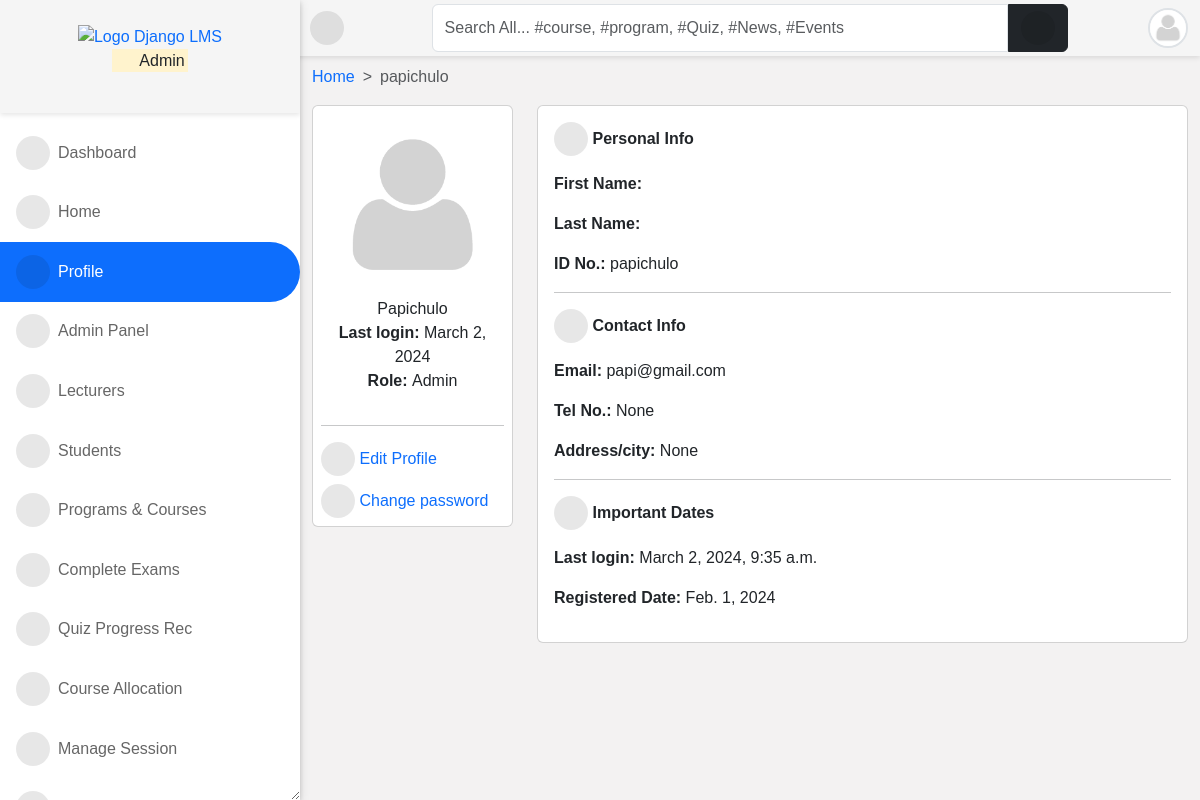
The app's page /accounts/profile/ (signed in), older data.
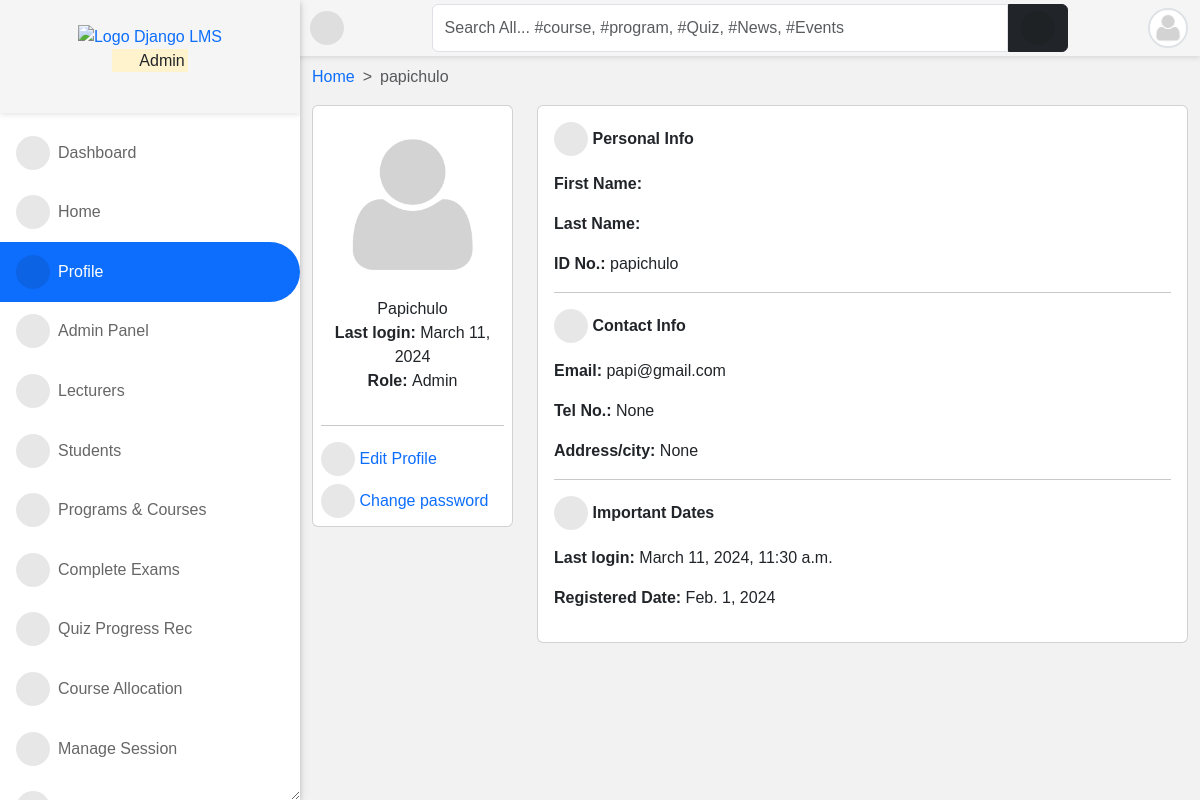
The same page, newer data.
### accounts/models.py (models this page shows, shortened)
class User(AbstractUser):
    is_student = models.BooleanField(default=False)
    is_lecturer = models.BooleanField(default=False)
    is_parent = models.BooleanField(default=False)
    is_dep_head = models.BooleanField(default=False)
    phone = models.CharField(max_length=60, blank=True, null=True)
    address = models.CharField(max_length=60, blank=True, null=True)
    picture = models.ImageField(
        upload_to="profile_pictures/%y/%m/%d/", default="default.png", null=True
    )
    email = models.EmailField(blank=True, null=True)
    username_validator = ASCIIUsernameValidator()
    objects = CustomUserManager()
    class Meta:
        ordering = ("-date_joined",)
    @property
    def get_full_name(self):
        full_name = self.username
        if self.first_name and self.last_name:
            full_name = self.first_name + " " + self.last_name
        return full_name
    @property
    def get_user_role(self):
        if self.is_superuser:
            role = "Admin"
        elif self.is_student:
            role = "Student"
        elif self.is_lecturer:
            role = "Lecturer"
        elif self.is_parent:
            role = "Parent"
        return role

### accounts/views.py (the view, shortened to what this page needs)
# urls.py: path("profile/", profile, name="profile"),
@login_required
def profile(request):
    current_session = Session.objects.filter(is_current_session=True).first()
    current_semester = Semester.objects.filter(
        is_current_semester=True, session=current_session
    ).first()
    if request.user.is_lecturer:
        courses = Course.objects.filter(
            allocated_course__lecturer__pk=request.user.id
        ).filter(semester=current_semester)
        return render(
            request,
            "accounts/profile.html",
            {
                "title": request.user.get_full_name,
                "courses": courses,
                "current_session": current_session,
                "current_semester": current_semester,
            },
        )
    else:
        staff = User.objects.filter(is_lecturer=True)
        return render(
            request,
            "accounts/profile.html",
            {
                "title": request.user.get_full_name,
                "staff": staff,
                "current_session": current_session,
                "current_semester": current_semester,
            },
        )

### templates/accounts/profile.html (shortened to what this page needs)
{% extends 'base.html' %}
{% load static %}
{% load i18n %}
{% block content %}
{% if user.is_authenticated %}
<nav style="--bs-breadcrumb-divider: '>';" aria-label="breadcrumb">
    <ol class="breadcrumb">
      <li class="breadcrumb-item"><a href="/">Home</a></li>
      <li class="breadcrumb-item active" aria-current="page">{{ user.get_full_name }}</li>
    </ol>
</nav>
<div class="row">
    <div class="col-md-3 mx-auto">
        <div class="card  p-2">
            <div class="text-center">
                <img src="{{ user.picture.url }}" class="w-100">
                <ul class="px-2 list-unstyled">
                    <li>{{ user.get_full_name|title }}</li>
                    <li><strong>Last login: </strong>{{ user.last_login|date }}</li>
                    <li><strong>Role: </strong>
                        {{ user.get_user_role }}
                    </li>
                </ul>
            </div>
            <hr>
            <a class="mb-2" href="{% url 'edit_profile' %}"><i class="fas fa-user-edit"></i>
                <span class="mobile-hide">Edit Profile</span></a>
            <a href="{% url 'change_password' %}"><i class="fas fa-lock"></i><span class="mobile-hide">
                    Change password</span></a>
        </div>
    </div>
    <div class="col-md-9 mx-auto">
        <div class="card">
            <div class="card-body">
                <p class="fw-bold"><i class="fas fa-user"></i> Personal Info</p>
                <div class="dashboard-description">
                    <p><strong>First Name:</strong> {{ user.first_name|title }}</p>
                    <p><strong>Last Name:</strong> {{ user.last_name|title }}</p>
                    <p><strong>ID No.:</strong> {{ user.username }}</p>
                </div>
                <hr>
                <p class="fw-bold"><i class="fas fa-phone-square-alt"></i> Contact Info</p>
                <div class="dashboard-description">
                    <p><strong>Email:</strong> {{ user.email }}</p>
                    <p><strong>Tel No.:</strong> {{ user.phone }}</p>
                    <p><strong>Address/city:</strong> {{ user.address }}</p>
                </div>
                <hr>
                <p class="fw-bold"><i class="fa fa-calendar-day"></i> Important Dates</p>
                <div class="dashboard-description">
                    <p><strong>Last login:</strong> {{ user.last_login }}</p>
                    <p><strong>Registered Date:</strong> {{ user.date_joined|date }}</p>
                </div>
            </div>
        </div>
    </div>
</div>
{% endif %}
{% endblock content %}

### templates/base.html (shortened to what this page needs)
{% load static %}
<!DOCTYPE html>
<html lang="en">
<head>
    <link rel="stylesheet" type="text/css" href="{% static 'vendor/fontawesome-6.5.1/css/all.min.css' %}">
    <link rel="stylesheet" type="text/css" href="{% static 'vendor/bootstrap-5.3.2/css/bootstrap.min.css' %}">
    <link rel="stylesheet" type="text/css" href="{% static 'css/style.min.css' %}">
</head>
<body>
    {% block sidebar %}
        {% include 'aside.html' %}
    {% endblock %}
    {% block maincontent %}
    <div id="main">
        {% block topbar %}
            {% include 'navbar.html' %}
        {% endblock %}
        <div class="container-fluid" id="main-content">
            {% block content %}{% endblock content %}
        </div>
    </div>
    {% endblock %}
</body>
</html>

### templates/aside.html (shortened to what this page needs)
{% load static %}
<div id="side-nav">
	<div class="main-menu">
		<div class="top-side text-center py-4" style="background-image: url({% static 'img/dotted.jpg' %});">
			<a href="/">
				<img src="{% static 'img/dj-lms.png' %}" width="110px" alt="Logo Django LMS">
			</a>
			<p class="text-orange">
				<mark>
					<i class="far fa-hand-point-right"></i>
					{{ request.user.get_user_role }}
				</mark>
			</p>
		</div>
		{% url 'home' as hom %} {% url 'dashboard' as dash %} {% url 'profile' as prof %}
		{% url 'lecturer_list' as lec %}
		{% url 'student_list' as stu %} {% url 'course_allocation_view' as cav %}
		{% url 'programs' as pro %} {% url 'session_list' as sess %} {% url 'semester_list' as sem %}
		{% url 'quiz_progress' as qpr %} {% url 'quiz_marking' as qce %} {% url 'user_course_list' as ucl %}
		{% url 'admin_panel' as admin_p %}
		<ul>
			{% if request.user.is_superuser %}
			<li class="{% if request.path == dash %}active{% endif %}">
				<a href="{% url 'dashboard' %}"><i class="fas fa-tachometer-alt"></i>Dashboard</a>
			</li>
			{% endif %}
			<li class="{% if request.path == hom %}active{% endif %}">
				<a href="{% url 'home' %}"><i class="fas fa-home"></i>Home</a>
			</li>
			<li class="{% if request.path == prof %}active{% endif %}">
				<a href="{% url 'profile' %}"><i class="fas fa-user"></i>Profile</a>
			</li>
			{% if request.user.is_superuser %}
			<li class="{% if request.path == admin_p %}active{% endif %}">
				<a href="{% url 'admin_panel' %}"><i class="fas fa-user-tie"></i>Admin Panel</a>
			</li>
			<li class="{% if request.path == lec %}active{% endif %}">
				<a href="{% url 'lecturer_list' %}"><i class="fas fa-chalkboard-teacher"></i>Lecturers</a>
			</li>
			<li class="{% if request.path == stu %}active{% endif %}">
				<a href="{% url 'student_list' %}"><i class="fas fa-user-graduate"></i>Students</a>
			</li>
			{% endif %}
			<li class="{% if request.path == pro %}active{% endif %}">
				<a href="{% url 'programs' %}"><i class="fas fa-book-open"></i>Programs & Courses</a>
			</li>
			{% if request.user.is_superuser or request.user.is_lecturer %}
			<li class="{% if request.path == qce %}active{% endif %}">
				<a href="{% url 'quiz_marking' %}"><i class="fas fa-check-double"></i>Complete Exams</a>
			</li>
			{% endif %}
			{% if request.user.is_superuser %}
			<li class="{% if request.path == qpr %}active{% endif %}">
				<a href="{% url 'quiz_progress' %}"><i class="fas fa-record-vinyl"></i>Quiz Progress Rec</a>
			</li>
			<li class="{% if request.path == cav %}active{% endif %}">
				<a href="{% url 'course_allocation_view' %}"><i class="fas fa-tasks"></i>Course Allocation</a>
			</li>
			<li class="{% if request.path == sess %}active{% endif %}">
				<a href="{% url 'session_list' %}"><i class="fas fa-calendar-week"></i>Manage Session</a>
			</li>
			<li class="{% if request.path == sem %}active{% endif %}">
				<a href="{% url 'semester_list' %}"><i class="fas fa-calendar-alt"></i>Manage Semester</a>
			</li>
			{% endif %}
			<br />
		</ul>
	</div>
</div>

### templates/navbar.html (shortened to what this page needs)
<div id="top-navbar" class="py-1">
	<div class="container">
		<div class="nav-wrapper">
			<div class="toggle-btn" onclick="toggleSidebar()">
				<i class="fas fa-bars"></i>
			</div>
			<form class="form-header" action="{% url 'query' %}" method="GET">
				<input id="primary-search" class="form-control rounded-end-0" type="text" name="q" value="{{ request.GET.q }}"
					placeholder="Search All... #course, #program, #Quiz, #News, #Events" required />
				<button class="btn btn-dark rounded-start-0" type="submit">
					<i class="fas fa-search"></i>
				</button>
			</form>
			<div class="dropdown">
				<div class="avatar border border-2" type="button" data-bs-toggle="dropdown" aria-expanded="false">
					<img src="{{ request.user.picture.url }}">
				</div>
			</div>
		</div>
	</div>
</div>

### templates/aside.html (style rules this page uses)
.top-side { background-size: cover; background-position: top center; }

Row changes from the older to the newer data that the page shows:
changed User "Admin": last_login "March 2, 2024" → "March 11, 2024"; last_login "March 2, 2024, 9:35 a.m." → "March 11, 2024, 11:30 a.m."
